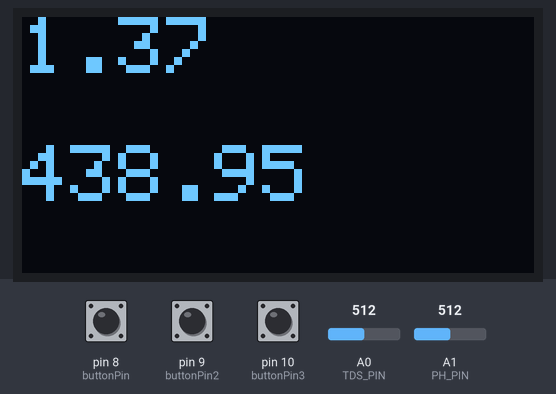
This sketch was run on a simulated Arduino Uno, built with avr-gcc and run on an emulated ATmega328P. Shown: 128×64 one-colour display. Inputs (shaded band) come from the test bench; at power-on: pin 9 (buttonPin2) HIGH, A0 (TDS_PIN) = 512, A1 (PH_PIN) = 512, pin 8 (buttonPin) HIGH, pin 10 (buttonPin3) HIGH. What the sketch prints to the serial monitor is not drawn.

Above: at 3.1 s.
3.2 s: pin 9 (buttonPin2) pulled LOW for 0.15 s
At 4.0 s:
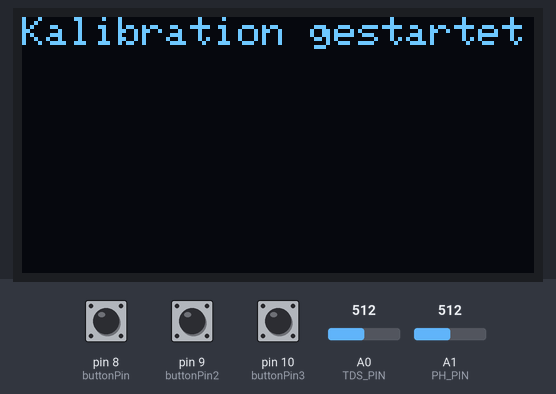
4.8 s: A0 (TDS_PIN) set to 0
At 7.4 s:
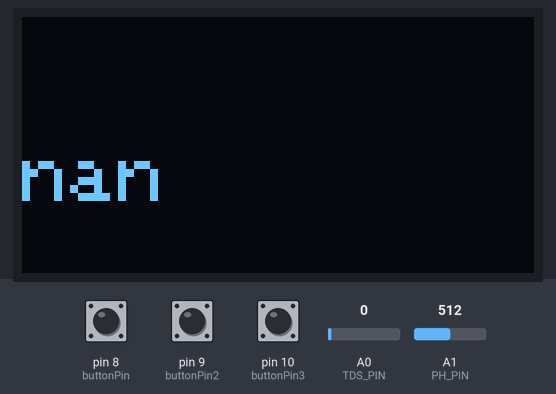
7.8 s: A0 (TDS_PIN) set to 122
At 8.9 s:
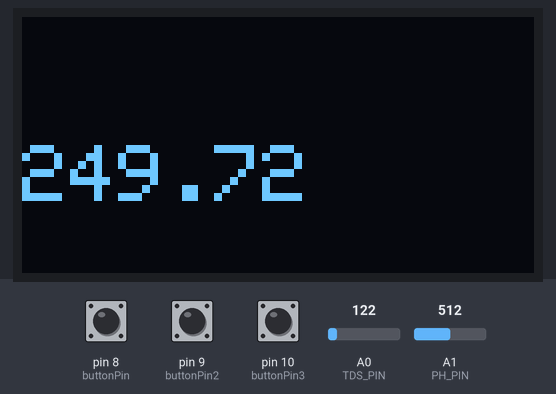
9.8 s: A1 (PH_PIN) set to 716
At 11.5 s:
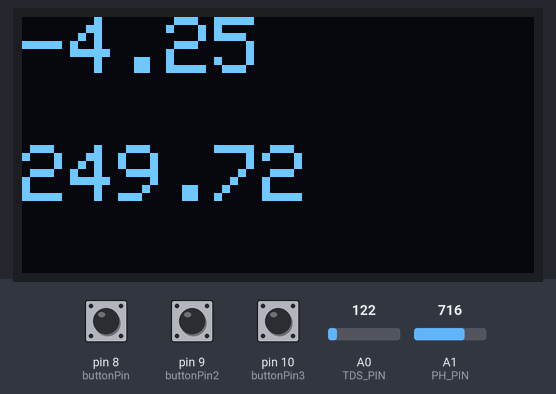
11.8 s: A1 (PH_PIN) set to 900
At 13.3 s:
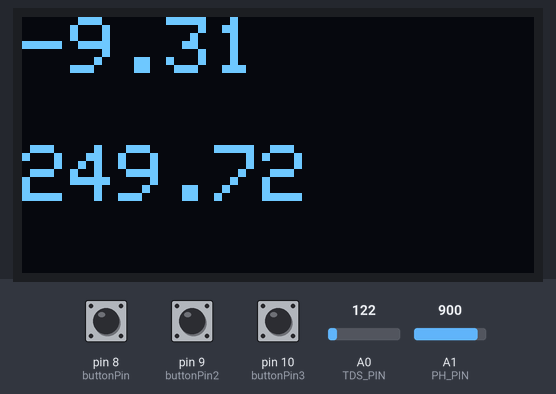
13.8 s: A1 (PH_PIN) set to 1023
At 14.8 s:
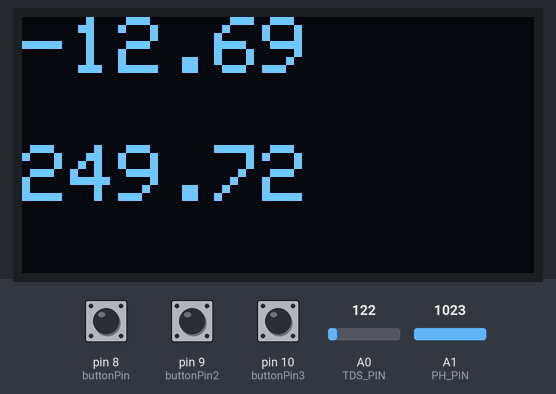
Timing chart, 0 to 16.8 s (numbered marks = the images above; inputs shaded):
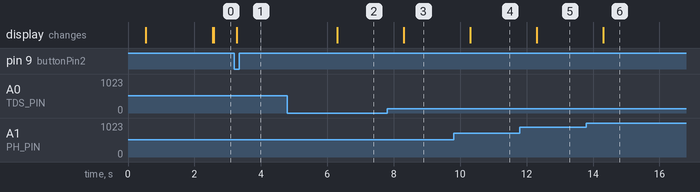

The sketch:

PH_TDS.ino
```cpp
#include "DFRobot_PH.h"
#include <EEPROM.h>
#include <Adafruit_SH110X.h>
#include <splash.h>

#include <Adafruit_GFX.h>
#include <Adafruit_GrayOLED.h>
#include <Adafruit_SPITFT.h>
#include <Adafruit_SPITFT_Macros.h>
#include <gfxfont.h>

#define SCREEN_WIDTH 128
#define SCREEN_HEIGHT 64
#define SCREEN_ADDRESS 0x3c
#define OLED_RESET -1

Adafruit_SH1106G display = Adafruit_SH1106G(SCREEN_WIDTH, SCREEN_HEIGHT, &Wire, OLED_RESET);

#define PH_PIN A1
#define TDS_PIN A0

float voltage, phValue, temperature = 25;
DFRobot_PH ph;

int tdssensorValue   = 0;
float tdsValue    = 0;
float tdsVoltage  = 0;

int buttonPin = 8;  // the number of the first pushbutton pin
int buttonPin2 = 9; // the number of the second pushbutton pin
int buttonPin3 = 10; // the number of the LED pin

int buttonState = LOW;
int buttonState2 = LOW;
int buttonState3 = LOW;

int lastButtonState = LOW;
int lastButtonState2 = LOW;
int lastButtonState3 = LOW;

bool wasButtonPressed = false;
bool wasButton2Pressed = false;
bool wasButton3Pressed = false;

unsigned long lastDebounceTime = 0;
unsigned long lastDebounceTime2 = 0;
unsigned long lastDebounceTime3 = 0;

unsigned long debounceDelay = 50;
float lastPhValue = -1.0;  // To track the last displayed pH value
float lasttdsValue = -1.0;

void setup() {
    Serial.begin(115200);
    delay(500);
    ph.begin();

    display.begin(SCREEN_ADDRESS, true);
    display.clearDisplay();

    pinMode(buttonPin, INPUT_PULLUP);
    pinMode(buttonPin2, INPUT_PULLUP);
    pinMode(buttonPin3, INPUT_PULLUP);
}

void loop() {
    static unsigned long timepoint = millis();
    if (millis() - timepoint > 2000U) { // time interval: 1s
        timepoint = millis();
        voltage = analogRead(PH_PIN) / 1024.0 * 5000; // read the voltage
        phValue = ph.readPH(voltage, temperature); // convert voltage to pH with temperature compensation
        if(phValue != lastPhValue) {
            phondisplay(phValue, lastPhValue);
            //Serial.println(phValue);
            lastPhValue = phValue;
        }
        Serial.println("tfs");
        tdssensorValue = analogRead(TDS_PIN);
        tdsVoltage = tdssensorValue*5/1024.0; //Convert analog reading to Voltage
        tdsValue=(133.42/tdsVoltage*tdsVoltage*tdsVoltage - 255.86*tdsVoltage*tdsVoltage + 857.39*tdsVoltage)*0.5; //Convert voltage value to TDS value
        if(tdsValue != lasttdsValue) {
          ppmondisplay(tdsValue, lasttdsValue);
          lasttdsValue = tdsValue;

        }
        //Serial.print("TDS Value = ");
        //Serial.print(tdsValue);
        //Serial.println(" ppm");
        //ppmondisplay(tdsValue);

    }
    ph.calibration(voltage, temperature); // calibration process by Serial CMD
    button();
}

void phondisplay(float phValue, float lastPhValue) {
    //display.clearDisplay();
    display.setTextSize(2);
    display.setCursor(0, 0);
    display.setTextColor(SH110X_BLACK);
    display.println(lastPhValue);
    display.setTextSize(2);
    display.setCursor(0, 0);
    display.setTextColor(SH110X_WHITE);
    display.println(phValue);

    display.display();
}

void ppmondisplay(float tdsValue, float lasttdsValue) {
  //  display.clearDisplay();
    Serial.println("ppmondisplayy");
    display.setTextSize(2);
    display.setCursor(0, 32);
    display.setTextColor(SH110X_BLACK);
    display.println(lasttdsValue);
    display.setTextSize(2);
    display.setCursor(0, 32);
    display.setTextColor(SH110X_WHITE);
    display.println(tdsValue);

    display.display();
}

void calondisplay(float result) {
    display.clearDisplay();
    display.setTextSize(1);
    display.setTextColor(SH110X_WHITE);
    display.setCursor(0, 0);
    //Serial.println("result: ");
    //Serial.print(result);

    if(result == 1){
      display.println("Kalibration gestartet");
    } else if(result == 2){
      display.println("PH Loesung 7");
    } else if(result == 3){
      display.println("PH Loesung 4");
    } else if(result == 4 || result == 6){
      display.println("Error");
    } else if(result == 5){
      display.println("saved");
    }

    display.display();
    delay(3000);
    display.clearDisplay();
}

void button() {
    int result;
    int reading = digitalRead(buttonPin);
    int reading2 = digitalRead(buttonPin2);
    int reading3 = digitalRead(buttonPin3);

    if (reading != lastButtonState) {
        lastDebounceTime = millis();
    }

    if (reading2 != lastButtonState2) {
        lastDebounceTime2 = millis();
    }

    if (reading3 != lastButtonState3) {
        lastDebounceTime3 = millis();
    }

    if ((millis() - lastDebounceTime) > debounceDelay) {
        if (reading != buttonState) {
            buttonState = reading;
            if (buttonState == LOW && !wasButtonPressed) {
                result = ph.startCalibration(1);
                //Serial.println("Button1 gedruckt");
                calondisplay(result);
                wasButtonPressed = true;
            }
        } else {
            wasButtonPressed = false;
        }
    }

    if ((millis() - lastDebounceTime2) > debounceDelay) {
        if (reading2 != buttonState2) {
            buttonState2 = reading2;
            if (buttonState2 == LOW && !wasButton2Pressed) {
                result = ph.startCalibration(2);
                Serial.println("Button2 gedruckt");
                calondisplay(result);
                wasButton2Pressed = true;
            }
        } else {
            wasButton2Pressed = false;
        }
    }

    if ((millis() - lastDebounceTime3) > debounceDelay) {
        if (reading3 != buttonState3) {
            buttonState3 = reading3;
            if (buttonState3 == LOW && !wasButton3Pressed) {
                result = ph.startCalibration(3);
                Serial.println("Button3 gedruckt");
                calondisplay(result);
                wasButton3Pressed = true;
            }
        } else {
            wasButton3Pressed = false;
        }
    }

    lastButtonState = reading;
    lastButtonState2 = reading2;
    lastButtonState3 = reading3;
}
```

Measured:
- after the input at 3.2 s, the display: changes after 0.08 s (image 1)
- after the input at 4.8 s, the display: changes after 1.5 s (image 2)
- after the input at 7.8 s, the display: changes after 0.51 s (image 3)
- after the input at 9.8 s, the display: changes after 0.51 s (image 4)
- after the input at 11.8 s, the display: changes after 0.51 s (image 5)
- after the input at 13.8 s, the display: changes after 0.51 s (image 6)
